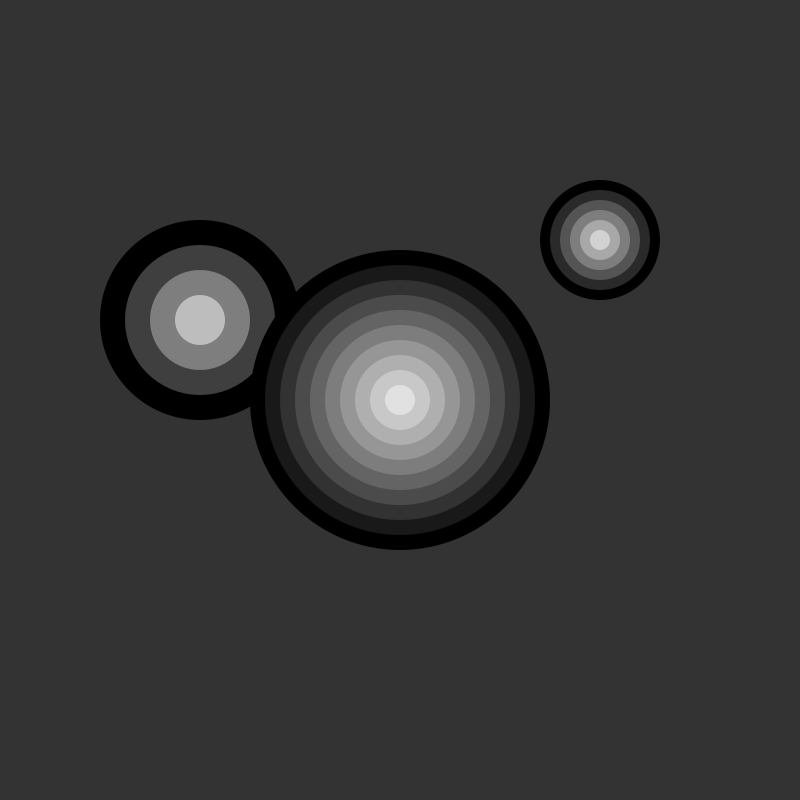
Frame 1 (no input)
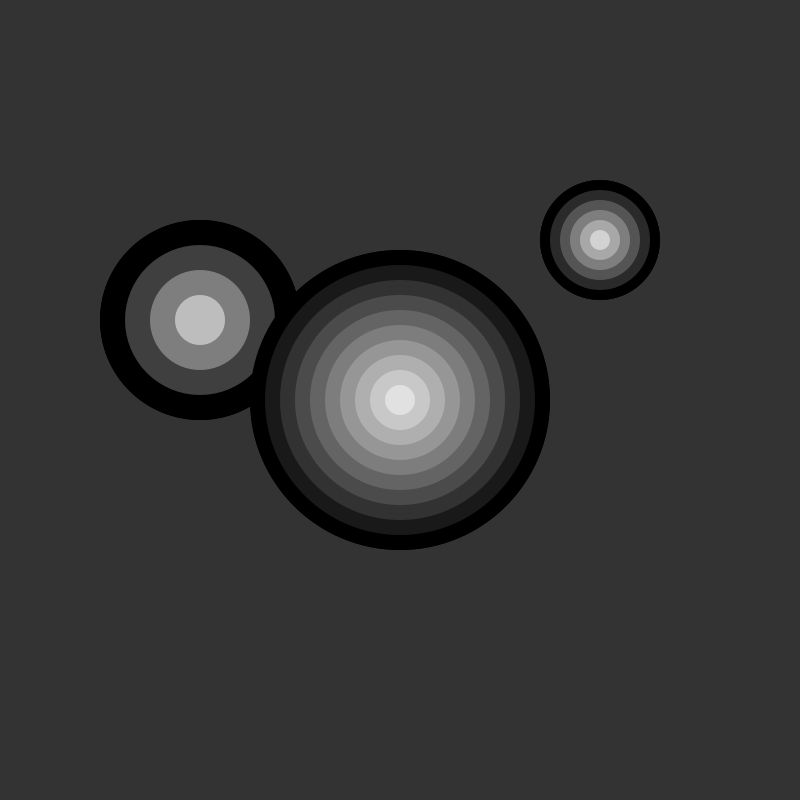
Frame 2 (the mouse pressed at the canvas centre, redrawn once)

The Processing sketch that drew these frames (run headless with seeded random() and noise(); the mouse was pressed at the canvas centre and the sketch redrawn once):

// Processing sketch: customFunctionParams2
// ── customFunctionParams2.pde
void setup() {
  size(800, 800);
  background(51);
  noStroke();
  noLoop();
}

void draw() {
  drawTarget(width*0.25, height*0.4, 200, 4);
  drawTarget(width*0.5, height*0.5, 300, 10);
  drawTarget(width*0.75, height*0.3, 120, 6);
}

void drawTarget(float xloc, float yloc, int size, int num) {
  float grayvalues = 255/num;
  float steps = size/num;
  for (int i = 0; i < num; i++) {
    fill(i*grayvalues);
    ellipse(xloc, yloc, size - i*steps, size - i*steps);
  }
}
